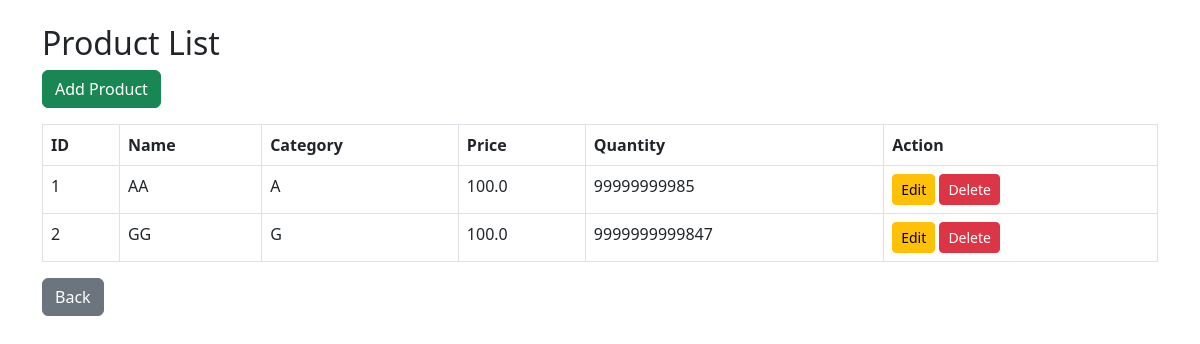
Screenshot of /products (signed in) with the database file from the repository.
### tables this page shows
CREATE TABLE products(
id INTEGER PRIMARY KEY AUTOINCREMENT,
name TEXT,
category TEXT,
price REAL,
quantity INTEGER
);

### app.py (the view)
@app.route("/products")
def products():
    if "user" not in session:
        return redirect("/login")
    conn = db()
    cur = conn.cursor()
    cur.execute("SELECT * FROM products")
    products = cur.fetchall()
    conn.close()
    return render_template("products.html", products=products)

### app.py (called while the page is built)
def ensure_column(conn, table_name, column_name, definition):
    cursor = conn.cursor()
    cursor.execute(f"PRAGMA table_info({table_name})")
    columns = {row[1] for row in cursor.fetchall()}
    if column_name not in columns:
        cursor.execute(f"ALTER TABLE {table_name} ADD COLUMN {column_name} {definition}")

def db():
    conn = sqlite3.connect("inventory.db")
    ensure_tables(conn)
    return conn

### templates/products.html (shortened to what this page needs)
<!DOCTYPE html>
<html>
<head>
<link href="https://cdn.jsdelivr.net/npm/bootstrap@5.3.0/dist/css/bootstrap.min.css" rel="stylesheet">
</head>
<body>
<div class="container mt-4">
<h2>Product List</h2>
<a href="/add_product" class="btn btn-success mb-3">Add Product</a>
<table class="table table-bordered">
<thead>
<tr>
<th>ID</th>
<th>Name</th>
<th>Category</th>
<th>Price</th>
<th>Quantity</th>
<th>Action</th>
</tr>
</thead>
<tbody>
{% for product in products %}
<tr>
<td>{{ product[0] }}</td>
<td>{{ product[1] }}</td>
<td>{{ product[2] }}</td>
<td>{{ product[3] }}</td>
<td>{{ product[4] }}</td>
<td>
<a href="/edit_product/{{ product[0] }}" class="btn btn-warning btn-sm">
Edit
</a>
<a href="/delete_product/{{ product[0] }}" class="btn btn-danger btn-sm"
onclick="return confirm('⚠ WARNING: Are you sure you want to delete this product? This action cannot be undone.')">
Delete
</a>
</td>
</tr>
{% endfor %}
</tbody>
</table>
<a href="/dashboard" class="btn btn-secondary">Back</a>
</div>
</body>
</html>

### rows the page displays
products: id "1", name "AA", category "A", price "100.0", quantity "99999999985"
products: id "2", name "GG", category "G", price "100.0", quantity "9999999999847"
